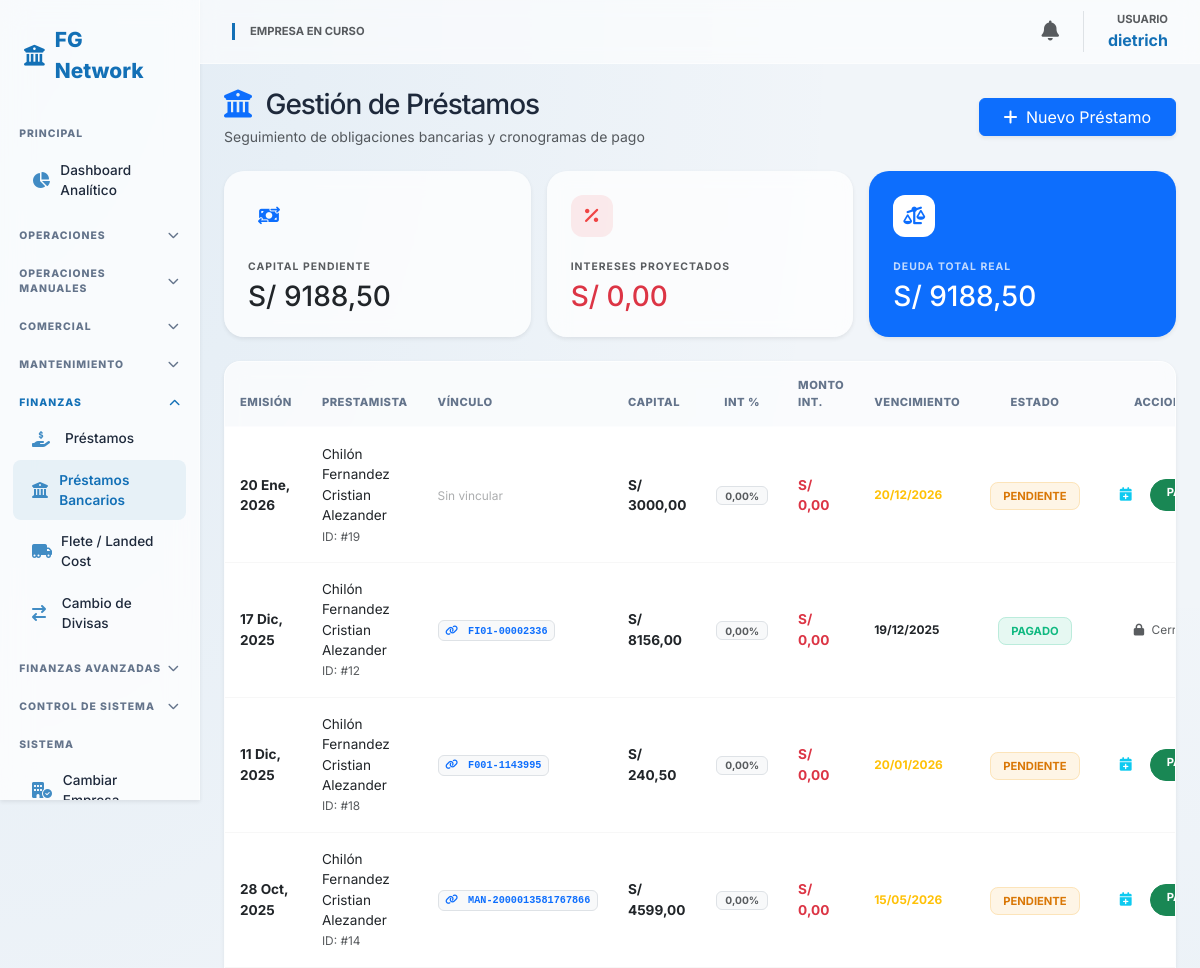
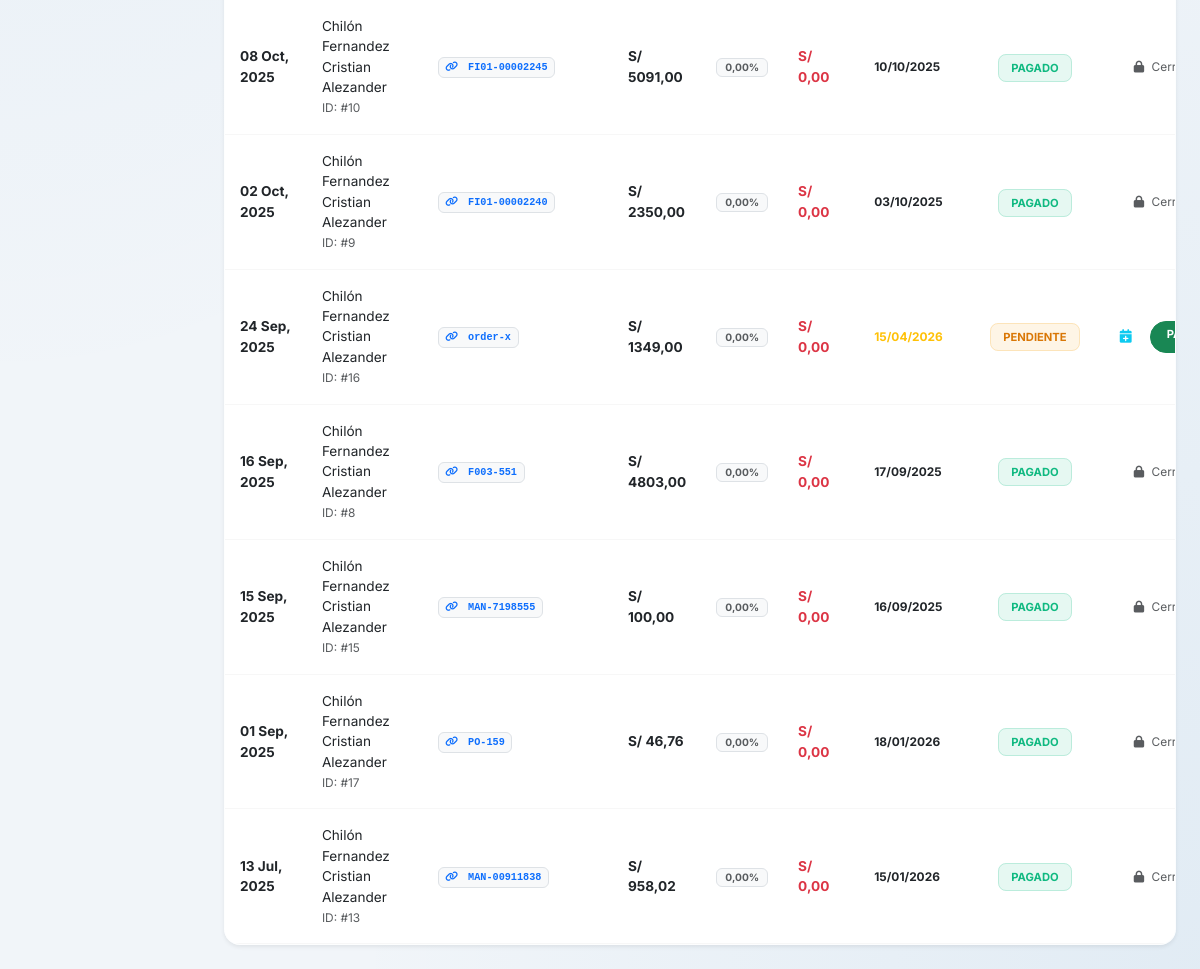
Screenshot of /finanzas/prestamos/lista/ (signed in) with the database file from the repository (2 pictures, top to bottom).
### core/models.py (models this page shows, shortened)
class Usuario(AbstractUser):
    empresa_actual = models.ForeignKey(Empresa, on_delete=models.SET_NULL, null=True, blank=True, related_name='usuarios_activos')
    rol = models.ForeignKey(Rol, on_delete=models.PROTECT, null=True)
    empresas_permitidas = models.ManyToManyField(Empresa, related_name='personal')

class Prestamo(models.Model):
    ESTADO_CHOICES = [('Pendiente', 'Pendiente'), ('Pagado', 'Pagado')]
    empresa = models.ForeignKey(Empresa, on_delete=models.CASCADE)
    comprobante = models.ForeignKey(
        'Comprobante',
        on_delete=models.SET_NULL,
        null=True,
        blank=True,
        related_name='prestamos'
    )
    prestamista = models.CharField(max_length=200)
    moneda = models.CharField(max_length=3, default='PEN')
    monto_capital = models.DecimalField(max_digits=12, decimal_places=2)
    porcentaje_interes = models.DecimalField(max_digits=5, decimal_places=2)
    monto_interes = models.DecimalField(max_digits=12, decimal_places=2, editable=False) # Se calcula solo
    estado = models.CharField(max_length=20, choices=ESTADO_CHOICES, default='Pendiente')
    fecha_prestamo = models.DateField()
    fecha_vencimiento = models.DateField()

class Comprobante(models.Model):
    OP_CHOICES = [
        ('Compra', 'Compra'),
        ('Venta', 'Venta')]
    DOC_TIPOS = [
        ('Factura', 'Factura'),
        ('Boleta', 'Boleta'),
        ('Recibo', 'Recibo / Nota de Venta'),
        ('Otros', 'Otros (AliExpress/Amazon)')]
    empresa = models.ForeignKey(Empresa, on_delete=models.CASCADE)
    entidad = models.ForeignKey(Entidad, on_delete=models.PROTECT)
    tipo_documento = models.CharField(max_length=20, choices=DOC_TIPOS)
    operacion = models.CharField(max_length=20, choices=OP_CHOICES)
    serie = models.CharField(max_length=10)
    numero = models.CharField(max_length=20)
    fecha_emision = models.DateField()
    moneda = models.CharField(max_length=3, default='PEN')
    tipo_cambio = models.DecimalField(max_digits=10, decimal_places=3, default=1.0)
    subtotal = models.DecimalField(max_digits=12, decimal_places=2)
    igv = models.DecimalField(max_digits=12, decimal_places=2)
    total = models.DecimalField(max_digits=12, decimal_places=2)
    estado_sunat = models.CharField(max_length=20, default='PENDIENTE')
    es_escudo_tributario = models.BooleanField(default=False)
    es_flete = models.BooleanField(default=False)
    comprobante_asociado = models.ForeignKey('self', on_delete=models.SET_NULL, null=True, blank=True)

### core/views.py (the view)
# urls.py: path('finanzas/prestamos/lista/', views.lista_prestamos, name='lista_prestamos'),
@login_required
def lista_prestamos(request):
    emp_id = request.session.get('empresa_id')
    prestamos = Prestamo.objects.filter(empresa_id=emp_id).order_by('-fecha_prestamo')
    total_capital = prestamos.filter(estado='Pendiente').aggregate(Sum('monto_capital'))['monto_capital__sum'] or 0
    total_intereses = prestamos.filter(estado='Pendiente').aggregate(Sum('monto_interes'))['monto_interes__sum'] or 0
    return render(request, 'core/prestamos_list.html', {
        'prestamos': prestamos,
        'total_capital': total_capital,
        'total_intereses': total_intereses,
        'deuda_total': total_capital + total_intereses
    })

### core/templates/core/prestamos_list.html (shortened to what this page needs)
{% extends 'core/base.html' %}
{% block content %}
<div class="dashboard-container">
    <div class="d-flex flex-column flex-md-row justify-content-between align-items-md-center mb-4 gap-3">
        <div>
            <h3 class="fw-800 mb-1" style="color: var(--text-dark); letter-spacing: -1px;">
                <i class="fa-solid fa-university text-primary me-2"></i> Gestión de Préstamos
            </h3>
            <p class="text-muted small mb-0">Seguimiento de obligaciones bancarias y cronogramas de pago</p>
        </div>
        <a href="{% url 'registrar_prestamo' %}" class="btn btn-primary shadow-sm px-4">
            <i class="fa-solid fa-plus me-1"></i> Nuevo Préstamo
        </a>
    </div>
    <div class="row g-3 mb-4">
        <div class="col-md-4">
            <div class="glass-card debt-card shadow-sm border-0">
                <div class="debt-icon bg-primary-soft text-primary">
                    <i class="fa-solid fa-money-bill-transfer"></i>
                </div>
                <small class="text-muted fw-bold text-uppercase" style="font-size: 0.65rem; letter-spacing: 1px;">Capital Pendiente</small>
                <h3 class="fw-800 text-dark mt-1 mb-0">S/ {{ total_capital|floatformat:2 }}</h3>
            </div>
        </div>
        <div class="col-md-4">
            <div class="glass-card debt-card shadow-sm border-0">
                <div class="debt-icon" style="background: rgba(239, 68, 68, 0.1); color: #ef4444;">
                    <i class="fa-solid fa-percent"></i>
                </div>
                <small class="text-muted fw-bold text-uppercase" style="font-size: 0.65rem; letter-spacing: 1px;">Intereses Proyectados</small>
                <h3 class="fw-800 text-danger mt-1 mb-0">S/ {{ total_intereses|floatformat:2 }}</h3>
            </div>
        </div>
        <div class="col-md-4">
            <div class="glass-card debt-card shadow-sm border-0 bg-primary text-white">
                <div class="debt-icon bg-white text-primary">
                    <i class="fa-solid fa-scale-unbalanced"></i>
                </div>
                <small class="opacity-75 fw-bold text-uppercase" style="font-size: 0.65rem; letter-spacing: 1px;">Deuda Total Real</small>
                <h3 class="fw-800 mt-1 mb-0">S/ {{ deuda_total|floatformat:2 }}</h3>
            </div>
        </div>
    </div>
    <div class="glass-card p-0 overflow-hidden shadow-sm">
        <div class="table-responsive">
            <table class="table table-modern align-middle mb-0">
                <thead>
                    <tr>
                        <th style="width: 10%;">Emisión</th>
                        <th style="width: 18%;">Prestamista</th>
                        <th style="width: 12%;">Vínculo</th>
                        <th style="width: 12%;">Capital</th>
                        <th style="width: 8%; text-align: center;">Int %</th>
                        <th style="width: 12%;">Monto Int.</th>
                        <th style="width: 10%;">Vencimiento</th>
                        <th style="width: 10%; text-align: center;">Estado</th>
                        <th style="width: 10%; text-align: center;">Acciones</th>
                    </tr>
                </thead>
                <tbody>
                    {% for p in prestamos %}
                    <tr>
                        <td>
                            <div class="text-dark fw-bold">{{ p.fecha_prestamo|date:"d M, Y" }}</div>
                        </td>
                        <td>
                            <div class="fw-800 text-dark">{{ p.prestamista }}</div>
                            <small class="text-muted">ID: #{{ p.id }}</small>
                        </td>
                        <td>
                            {% if p.comprobante %}
                                <span class="badge bg-light text-primary border" style="font-family: monospace;">
                                    <i class="fa-solid fa-link me-1"></i> {{ p.comprobante.serie }}-{{ p.comprobante.numero }}
                                </span>
                            {% else %}
                                <span class="text-muted opacity-50 small">Sin vincular</span>
                            {% endif %}
                        </td>
                        <td>
                            <div class="fw-bold text-dark">S/ {{ p.monto_capital|floatformat:2 }}</div>
                        </td>
                        <td class="text-center">
                            <span class="badge bg-light text-muted border px-2">{{ p.porcentaje_interes }}%</span>
                        </td>
                        <td>
                            <div class="text-danger fw-bold">S/ {{ p.monto_interes|floatformat:2 }}</div>
                        </td>
                        <td>
                            <div class="small fw-bold {% if p.estado == 'Pendiente' %}text-warning{% endif %}">
                                {{ p.fecha_vencimiento|date:"d/m/Y" }}
                            </div>
                        </td>
                        <td class="text-center">
                            {% if p.estado == 'Pendiente' %}
                                <span class="badge-loan badge-pending">PENDIENTE</span>
                            {% else %}
                                <span class="badge-loan badge-paid">PAGADO</span>
                            {% endif %}
                        </td>
                        <td class="text-center">
                            <div class="d-flex justify-content-center gap-2">
                                {% if p.estado == 'Pendiente' %}
                                    <a href="{% url 'configurar_cuotas_prestamo' p.id %}" class="btn-action-loan" title="Programar Cuotas">
                                        <i class="fa-solid fa-calendar-plus text-info"></i>
                                    </a>
                                    <a href="{% url 'pagar_prestamo' p.id %}" class="btn btn-sm btn-success rounded-pill px-3 fw-bold" style="font-size: 0.7rem;">
                                        PAGAR
                                    </a>
                                {% else %}
                                    <span class="text-muted small"><i class="fa-solid fa-lock me-1"></i> Cerrado</span>
                                {% endif %}
                            </div>
                        </td>
                    </tr>
                    {% endfor %}
                </tbody>
            </table>
        </div>
    </div>
</div>
{% endblock %}

### core/templates/core/base.html (shortened to what this page needs)
<!DOCTYPE html>
<html lang="es">
<head>
    <link href="https://cdn.jsdelivr.net/npm/bootstrap@5.3.0/dist/css/bootstrap.min.css" rel="stylesheet">
    <link rel="stylesheet" href="https://cdnjs.cloudflare.com/ajax/libs/font-awesome/6.4.2/css/all.min.css">
</head>
<body>
<div class="container-fluid p-0">
    <div class="row g-0">
        <nav class="col-md-2 sidebar d-none d-md-block shadow-sm">
            <div class="sidebar-brand">
                <i class="fa-solid fa-building-columns"></i> FG Network
            </div>
            <div class="menu-header">PRINCIPAL</div>
            <a href="{% url 'dashboard' %}" class="nav-link-item">
                <i class="fa-solid fa-chart-pie"></i> Dashboard Analítico
            </a>
            <div class="menu-header" data-bs-toggle="collapse" data-bs-target="#menuOperaciones">
                OPERACIONES <i class="fa-solid fa-chevron-down chevron"></i>
            </div>
            <div class="menu-header" data-bs-toggle="collapse" data-bs-target="#menuManuales">
                OPERACIONES MANUALES <i class="fa-solid fa-chevron-down chevron"></i>
            </div>
            <div class="menu-header" data-bs-toggle="collapse" data-bs-target="#menuCotizaciones">
                COMERCIAL <i class="fa-solid fa-chevron-down chevron"></i>
            </div>
            <div class="menu-header" data-bs-toggle="collapse" data-bs-target="#menuMantenimiento">
                MANTENIMIENTO <i class="fa-solid fa-chevron-down chevron"></i>
            </div>
            <div class="menu-header" data-bs-toggle="collapse" data-bs-target="#menuFinanzas">
                FINANZAS <i class="fa-solid fa-chevron-down chevron"></i>
            </div>
            <div class="collapse" id="menuFinanzas">
                <a href="{% url 'registrar_prestamo' %}" class="nav-link-item"><i class="fa-solid fa-hand-holding-dollar"></i> Préstamos</a>
                <a href="{% url 'lista_prestamos' %}" class="nav-link-item"><i class="fa-solid fa-university"></i> Préstamos Bancarios</a>
                <a href="{% url 'registrar_flete' %}" class="nav-link-item"><i class="fa-solid fa-truck-moving"></i> Flete / Landed Cost</a>
                <a href="{% url 'transferir_moneda' %}" class="nav-link-item"><i class="fa-solid fa-arrow-right-arrow-left"></i> Cambio de Divisas</a>
            </div>
            <div class="menu-header" data-bs-toggle="collapse" data-bs-target="#menuFinanzasAv">
                FINANZAS AVANZADAS <i class="fa-solid fa-chevron-down chevron"></i>
            </div>
            <div class="menu-header" data-bs-toggle="collapse" data-bs-target="#menuControl">
                CONTROL DE SISTEMA <i class="fa-solid fa-chevron-down chevron"></i>
            </div>
            <div class="menu-header">SISTEMA</div>
            <a href="{% url 'seleccionar_empresa' %}" class="nav-link-item"><i class="fa-solid fa-building-circle-check"></i> Cambiar Empresa</a>
        </nav>
        <main class="col-md-10 main-content">
            <nav class="navbar d-flex justify-content-between sticky-top">
                <div class="d-flex align-items-center gap-3">
                    <div style="border-left: 3px solid var(--primary); padding-left: 15px;">
                        <span class="text-muted small d-block" style="font-size: 0.7rem; font-weight: 700; text-transform: uppercase;">Empresa en curso</span>
                    </div>
                </div>
                <div class="d-flex align-items-center gap-4">
                    <div class="dropdown">
                        <a href="#" class="text-muted position-relative" data-bs-toggle="dropdown">
                            <i class="fa-solid fa-bell fs-5"></i>
                        </a>
                    </div>
                    <div class="text-end border-start ps-4">
                        <span class="text-muted small d-block" style="font-size: 0.7rem; font-weight: 700;">USUARIO</span>
                        <span class="fw-bold" style="color: var(--primary);">{{ user.username }}</span>
                    </div>
                </div>
            </nav>
            <div class="p-4">
                {% block content %}{% endblock %}
            </div>
        </main>
    </div>
</div>
</body>
</html>

### rows the page displays
Usuario: username "dietrich"
Prestamo: fecha_prestamo "20 Ene, 2026", prestamista "Chilón Fernandez Cristian Alezander", id "19", shows "Sin vincular", monto_capital "3000,00", porcentaje_interes "0,00", monto_interes "0,00", fecha_vencimiento "20/12/2026", estado "PENDIENTE"
Prestamo: fecha_prestamo "17 Dic, 2025", prestamista "Chilón Fernandez Cristian Alezander", id "12", comprobante.serie "FI01", comprobante.numero "00002336", monto_capital "8156,00", porcentaje_interes "0,00", monto_interes "0,00", fecha_vencimiento "19/12/2025", estado "PAGADO"
Prestamo: fecha_prestamo "11 Dic, 2025", prestamista "Chilón Fernandez Cristian Alezander", id "18", comprobante.serie "F001", comprobante.numero "1143995", monto_capital "240,50", porcentaje_interes "0,00", monto_interes "0,00", fecha_vencimiento "20/01/2026", estado "PENDIENTE"
Prestamo: fecha_prestamo "28 Oct, 2025", prestamista "Chilón Fernandez Cristian Alezander", id "14", comprobante.serie "MAN", comprobante.numero "2000013581767866", monto_capital "4599,00", porcentaje_interes "0,00", monto_interes "0,00", fecha_vencimiento "15/05/2026", estado "PENDIENTE"
Prestamo: fecha_prestamo "08 Oct, 2025", prestamista "Chilón Fernandez Cristian Alezander", id "10", comprobante.serie "FI01", comprobante.numero "00002245", monto_capital "5091,00", porcentaje_interes "0,00", monto_interes "0,00", fecha_vencimiento "10/10/2025", estado "PAGADO"
Prestamo: fecha_prestamo "02 Oct, 2025", prestamista "Chilón Fernandez Cristian Alezander", id "9", comprobante.serie "FI01", comprobante.numero "00002240", monto_capital "2350,00", porcentaje_interes "0,00", monto_interes "0,00", fecha_vencimiento "03/10/2025", estado "PAGADO"
Prestamo: fecha_prestamo "24 Sep, 2025", prestamista "Chilón Fernandez Cristian Alezander", id "16", comprobante.serie "order", comprobante.numero "x", monto_capital "1349,00", porcentaje_interes "0,00", monto_interes "0,00", fecha_vencimiento "15/04/2026", estado "PENDIENTE"
Prestamo: fecha_prestamo "16 Sep, 2025", prestamista "Chilón Fernandez Cristian Alezander", id "8", comprobante.serie "F003", comprobante.numero "551", monto_capital "4803,00", porcentaje_interes "0,00", monto_interes "0,00", fecha_vencimiento "17/09/2025", estado "PAGADO"
Prestamo: fecha_prestamo "15 Sep, 2025", prestamista "Chilón Fernandez Cristian Alezander", id "15", comprobante.serie "MAN", comprobante.numero "7198555", monto_capital "100,00", porcentaje_interes "0,00", monto_interes "0,00", fecha_vencimiento "16/09/2025", estado "PAGADO"
Prestamo: fecha_prestamo "01 Sep, 2025", prestamista "Chilón Fernandez Cristian Alezander", id "17", comprobante.serie "PO", comprobante.numero "159", monto_capital "46,76", porcentaje_interes "0,00", monto_interes "0,00", fecha_vencimiento "18/01/2026", estado "PAGADO"
Prestamo: fecha_prestamo "13 Jul, 2025", prestamista "Chilón Fernandez Cristian Alezander", id "13", comprobante.serie "MAN", comprobante.numero "00911838", monto_capital "958,02", porcentaje_interes "0,00", monto_interes "0,00", fecha_vencimiento "15/01/2026", estado "PAGADO"

### other values shown
{{ total_capital|floatformat:2 }} "9188,50"
{{ total_intereses|floatformat:2 }} "0,00"
{{ deuda_total|floatformat:2 }} "9188,50"
